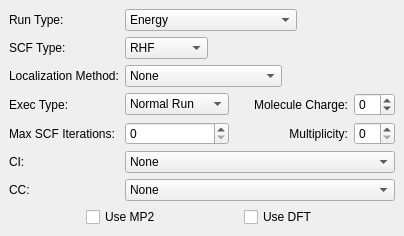
         <widget class="QWidget" name="controlWidget" >
          <layout class="QGridLayout" >
           <property name="leftMargin" >
            <number>9</number>
           </property>
           <property name="topMargin" >
            <number>9</number>
           </property>
           <property name="rightMargin" >
            <number>9</number>
           </property>
           <property name="bottomMargin" >
            <number>9</number>
           </property>
           <property name="horizontalSpacing" >
            <number>6</number>
           </property>
           <property name="verticalSpacing" >
            <number>6</number>
           </property>
           <item row="4" column="0" >
            <widget class="QLabel" name="label_30" >
             <property name="text" >
              <string>Max SCF Iterations:</string>
             </property>
            </widget>
           </item>
           <item row="0" column="1" >
            <layout class="QHBoxLayout" >
             <property name="spacing" >
              <number>6</number>
             </property>
             <property name="leftMargin" >
              <number>0</number>
             </property>
             <property name="topMargin" >
              <number>0</number>
             </property>
             <property name="rightMargin" >
              <number>0</number>
             </property>
             <property name="bottomMargin" >
              <number>0</number>
             </property>
             <item>
              <widget class="QComboBox" name="controlRunCombo" >
               <item>
                <property name="text" >
                 <string>Energy</string>
                </property>
               </item>
               <item>
                <property name="text" >
                 <string>Gradient</string>
                </property>
               </item>
               <item>
                <property name="text" >
                 <string>Hessian</string>
                </property>
               </item>
               <item>
                <property name="text" >
                 <string>Optimization</string>
                </property>
               </item>
               <item>
                <property name="text" >
                 <string>Trudge</string>
                </property>
               </item>
               <item>
                <property name="text" >
                 <string>Saddle Point</string>
                </property>
               </item>
               <item>
                <property name="text" >
                 <string>IRC</string>
                </property>
               </item>
               <item>
                <property name="text" >
                 <string>Gradient Extremal</string>
                </property>
               </item>
               <item>
                <property name="text" >
                 <string>DRC</string>
                </property>
               </item>
               <item>
                <property name="text" >
                 <string>Energy Surface</string>
                </property>
               </item>
               <item>
                <property name="text" >
                 <string>Properties</string>
                </property>
               </item>
               <item>
                <property name="text" >
                 <string>Morokuma</string>
                </property>
               </item>
               <item>
                <property name="text" >
                 <string>Radiative Transition mom.</string>
                </property>
               </item>
               <item>
                <property name="text" >
                 <string>Spin Orbit</string>
                </property>
               </item>
               <item>
                <property name="text" >
                 <string>Finite Electric Field</string>
                </property>
               </item>
               <item>
                <property name="text" >
                 <string>TDHF</string>
                </property>
               </item>
               <item>
                <property name="text" >
                 <string>Global Optimization</string>
                </property>
               </item>
               <item>
                <property name="text" >
                 <string>VSCF</string>
                </property>
               </item>
               <item>
                <property name="text" >
                 <string>FMO Optimization</string>
                </property>
               </item>
               <item>
                <property name="text" >
                 <string>Raman Intensities</string>
                </property>
               </item>
               <item>
                <property name="text" >
                 <string>NMR</string>
                </property>
               </item>
               <item>
                <property name="text" >
                 <string>Make EFP</string>
                </property>
               </item>
              </widget>
             </item>
             <item>
              <spacer>
               <property name="orientation" >
                <enum>Qt::Horizontal</enum>
               </property>
               <property name="sizeHint" >
                <size>
                 <width>10</width>
                 <height>20</height>
                </size>
               </property>
              </spacer>
             </item>
            </layout>
           </item>
           <item row="1" column="1" >
            <layout class="QHBoxLayout" >
             <property name="spacing" >
              <number>6</number>
             </property>
             <property name="leftMargin" >
              <number>0</number>
             </property>
             <property name="topMargin" >
              <number>0</number>
             </property>
             <property name="rightMargin" >
              <number>0</number>
             </property>
             <property name="bottomMargin" >
              <number>0</number>
             </property>
             <item>
              <widget class="QComboBox" name="controlSCFCombo" >
               <item>
                <property name="text" >
                 <string>RHF</string>
                </property>
               </item>
               <item>
                <property name="text" >
                 <string>UHF</string>
                </property>
               </item>
               <item>
                <property name="text" >
                 <string>ROHF</string>
                </property>
               </item>
               <item>
                <property name="text" >
                 <string>GVB</string>
                </property>
               </item>
               <item>
                <property name="text" >
                 <string>MCSCF</string>
                </property>
               </item>
               <item>
                <property name="text" >
                 <string>None (CI)</string>
                </property>
               </item>
              </widget>
             </item>
             <item>
              <spacer>
               <property name="orientation" >
                <enum>Qt::Horizontal</enum>
               </property>
               <property name="sizeHint" >
                <size>
                 <width>10</width>
                 <height>20</height>
                </size>
               </property>
              </spacer>
             </item>
            </layout>
           </item>
           <item row="2" column="1" >
            <layout class="QHBoxLayout" >
             <property name="spacing" >
              <number>6</number>
             </property>
             <property name="leftMargin" >
              <number>0</number>
             </property>
             <property name="topMargin" >
              <number>0</number>
             </property>
             <property name="rightMargin" >
              <number>0</number>
             </property>
             <property name="bottomMargin" >
              <number>0</number>
             </property>
             <item>
              <widget class="QComboBox" name="controlLocalizationCombo" >
               <item>
                <property name="text" >
                 <string>None</string>
                </property>
               </item>
               <item>
                <property name="text" >
                 <string>Foster-Boys</string>
                </property>
               </item>
               <item>
                <property name="text" >
                 <string>Edmistron-Ruedenberg</string>
                </property>
               </item>
               <item>
                <property name="text" >
                 <string>Pipek-Mezey</string>
                </property>
               </item>
              </widget>
             </item>
             <item>
              <spacer>
               <property name="orientation" >
                <enum>Qt::Horizontal</enum>
               </property>
               <property name="sizeHint" >
                <size>
                 <width>10</width>
                 <height>20</height>
                </size>
               </property>
              </spacer>
             </item>
            </layout>
           </item>
           <item row="1" column="0" >
            <widget class="QLabel" name="label_17" >
             <property name="text" >
              <string>SCF Type:</string>
             </property>
            </widget>
           </item>
           <item row="2" column="0" >
            <widget class="QLabel" name="label_28" >
             <property name="text" >
              <string>Localization Method:</string>
             </property>
            </widget>
           </item>
           <item row="4" column="2" >
            <widget class="QSpinBox" name="controlMultiplicitySpin" />
           </item>
           <item row="3" column="0" >
            <widget class="QLabel" name="label_26" >
             <property name="text" >
              <string>Exec Type:</string>
             </property>
            </widget>
           </item>
           <item row="5" column="0" >
            <widget class="QLabel" name="label_29" >
             <property name="text" >
              <string>CI:</string>
             </property>
            </widget>
           </item>
           <item row="5" column="1" colspan="2" >
            <widget class="QComboBox" name="controlCICombo" >
             <item>
              <property name="text" >
               <string>None</string>
              </property>
             </item>
             <item>
              <property name="text" >
               <string>GUGA</string>
              </property>
             </item>
             <item>
              <property name="text" >
               <string>Ames Lab. Determinant</string>
              </property>
             </item>
             <item>
              <property name="text" >
               <string>Occupation Restricted Multiple Active Space</string>
              </property>
             </item>
             <item>
              <property name="text" >
               <string>CI Singles</string>
              </property>
             </item>
             <item>
              <property name="text" >
               <string>Full Second Order CI</string>
              </property>
             </item>
             <item>
              <property name="text" >
               <string>General CI</string>
              </property>
             </item>
            </widget>
           </item>
           <item row="6" column="0" >
            <widget class="QLabel" name="label_16" >
             <property name="text" >
              <string>CC:</string>
             </property>
            </widget>
           </item>
           <item row="6" column="1" colspan="2" >
            <widget class="QComboBox" name="controlCCCombo" >
             <item>
              <property name="text" >
               <string>None</string>
              </property>
             </item>
             <item>
              <property name="text" >
               <string>LCCD: Linearized CC</string>
              </property>
             </item>
             <item>
              <property name="text" >
               <string>CCD: CC with Doubles</string>
              </property>
             </item>
             <item>
              <property name="text" >
               <string>CCSD: CC with Singles and Doubles</string>
              </property>
             </item>
             <item>
              <property name="text" >
               <string>CCSD(T)</string>
              </property>
             </item>
             <item>
              <property name="text" >
               <string>R-CC</string>
              </property>
             </item>
             <item>
              <property name="text" >
               <string>CR-CC</string>
              </property>
             </item>
             <item>
              <property name="text" >
               <string>EOM-CCSD</string>
              </property>
             </item>
             <item>
              <property name="text" >
               <string>CR-EOM</string>
              </property>
             </item>
            </widget>
           </item>
           <item row="4" column="1" >
            <layout class="QHBoxLayout" >
             <property name="spacing" >
              <number>6</number>
             </property>
             <property name="leftMargin" >
              <number>0</number>
             </property>
             <property name="topMargin" >
              <number>0</number>
             </property>
             <property name="rightMargin" >
              <number>0</number>
             </property>
             <property name="bottomMargin" >
              <number>0</number>
             </property>
             <item>
              <widget class="QSpinBox" name="controlMaxSCFSpin" />
             </item>
             <item>
              <spacer>
               <property name="orientation" >
                <enum>Qt::Horizontal</enum>
               </property>
               <property name="sizeType" >
                <enum>QSizePolicy::Minimum</enum>
               </property>
               <property name="sizeHint" >
                <size>
                 <width>10</width>
                 <height>20</height>
                </size>
               </property>
              </spacer>
             </item>
             <item>
              <widget class="QLabel" name="label_25" >
               <property name="text" >
                <string>Multiplicity:</string>
               </property>
               <property name="alignment" >
                <set>Qt::AlignRight|Qt::AlignTrailing|Qt::AlignVCenter</set>
               </property>
              </widget>
             </item>
            </layout>
           </item>
           <item row="3" column="1" >
            <layout class="QHBoxLayout" >
             <property name="spacing" >
              <number>6</number>
             </property>
             <property name="leftMargin" >
              <number>0</number>
             </property>
             <property name="topMargin" >
              <number>0</number>
             </property>
             <property name="rightMargin" >
              <number>0</number>
             </property>
             <property name="bottomMargin" >
              <number>0</number>
             </property>
             <item>
              <widget class="QComboBox" name="controlExecCombo" >
               <item>
                <property name="text" >
                 <string>Normal Run</string>
                </property>
               </item>
               <item>
                <property name="text" >
                 <string>Check</string>
                </property>
               </item>
               <item>
                <property name="text" >
                 <string>Debug</string>
                </property>
               </item>
               <item>
                <property name="text" >
                 <string>Other...</string>
                </property>
               </item>
              </widget>
             </item>
             <item>
              <spacer>
               <property name="orientation" >
                <enum>Qt::Horizontal</enum>
               </property>
               <property name="sizeType" >
                <enum>QSizePolicy::Minimum</enum>
               </property>
               <property name="sizeHint" >
                <size>
                 <width>10</width>
                 <height>20</height>
                </size>
               </property>
              </spacer>
             </item>
             <item>
              <widget class="QLabel" name="label_18" >
               <property name="text" >
                <string>Molecule Charge:</string>
               </property>
               <property name="alignment" >
                <set>Qt::AlignRight|Qt::AlignTrailing|Qt::AlignVCenter</set>
               </property>
              </widget>
             </item>
            </layout>
           </item>
           <item row="0" column="0" >
            <widget class="QLabel" name="label_27" >
             <property name="text" >
              <string>Run Type:</string>
             </property>
            </widget>
           </item>
           <item row="7" column="0" colspan="3" >
            <layout class="QHBoxLayout" >
             <property name="spacing" >
              <number>6</number>
             </property>
             <property name="leftMargin" >
              <number>0</number>
             </property>
             <property name="topMargin" >
              <number>0</number>
             </property>
             <property name="rightMargin" >
              <number>0</number>
             </property>
             <property name="bottomMargin" >
              <number>0</number>
             </property>
             <item>
              <spacer>
               <property name="orientation" >
                <enum>Qt::Horizontal</enum>
               </property>
               <property name="sizeHint" >
                <size>
                 <width>40</width>
                 <height>20</height>
                </size>
               </property>
              </spacer>
             </item>
             <item>
              <widget class="QCheckBox" name="controlMP2Check" >
               <property name="text" >
                <string>Use MP2</string>
               </property>
              </widget>
             </item>
             <item>
              <spacer>
               <property name="orientation" >
                <enum>Qt::Horizontal</enum>
               </property>
               <property name="sizeHint" >
                <size>
                 <width>40</width>
                 <height>20</height>
                </size>
               </property>
              </spacer>
             </item>
             <item>
              <widget class="QCheckBox" name="controlDFTCheck" >
               <property name="layoutDirection" >
                <enum>Qt::LeftToRight</enum>
               </property>
               <property name="autoFillBackground" >
                <bool>false</bool>
               </property>
               <property name="text" >
                <string>Use DFT</string>
               </property>
              </widget>
             </item>
             <item>
              <spacer>
               <property name="orientation" >
                <enum>Qt::Horizontal</enum>
               </property>
               <property name="sizeHint" >
                <size>
                 <width>40</width>
                 <height>20</height>
                </size>
               </property>
              </spacer>
             </item>
            </layout>
           </item>
           <item row="3" column="2" >
            <widget class="QSpinBox" name="controlChargeSpin" >
             <property name="minimum" >
              <number>-2</number>
             </property>
             <property name="maximum" >
              <number>2</number>
             </property>
            </widget>
           </item>
           <item row="8" column="0" >
            <spacer>
             <property name="orientation" >
              <enum>Qt::Vertical</enum>
             </property>
             <property name="sizeHint" >
              <size>
               <width>20</width>
               <height>0</height>
              </size>
             </property>
            </spacer>
           </item>
          </layout>
         </widget>
